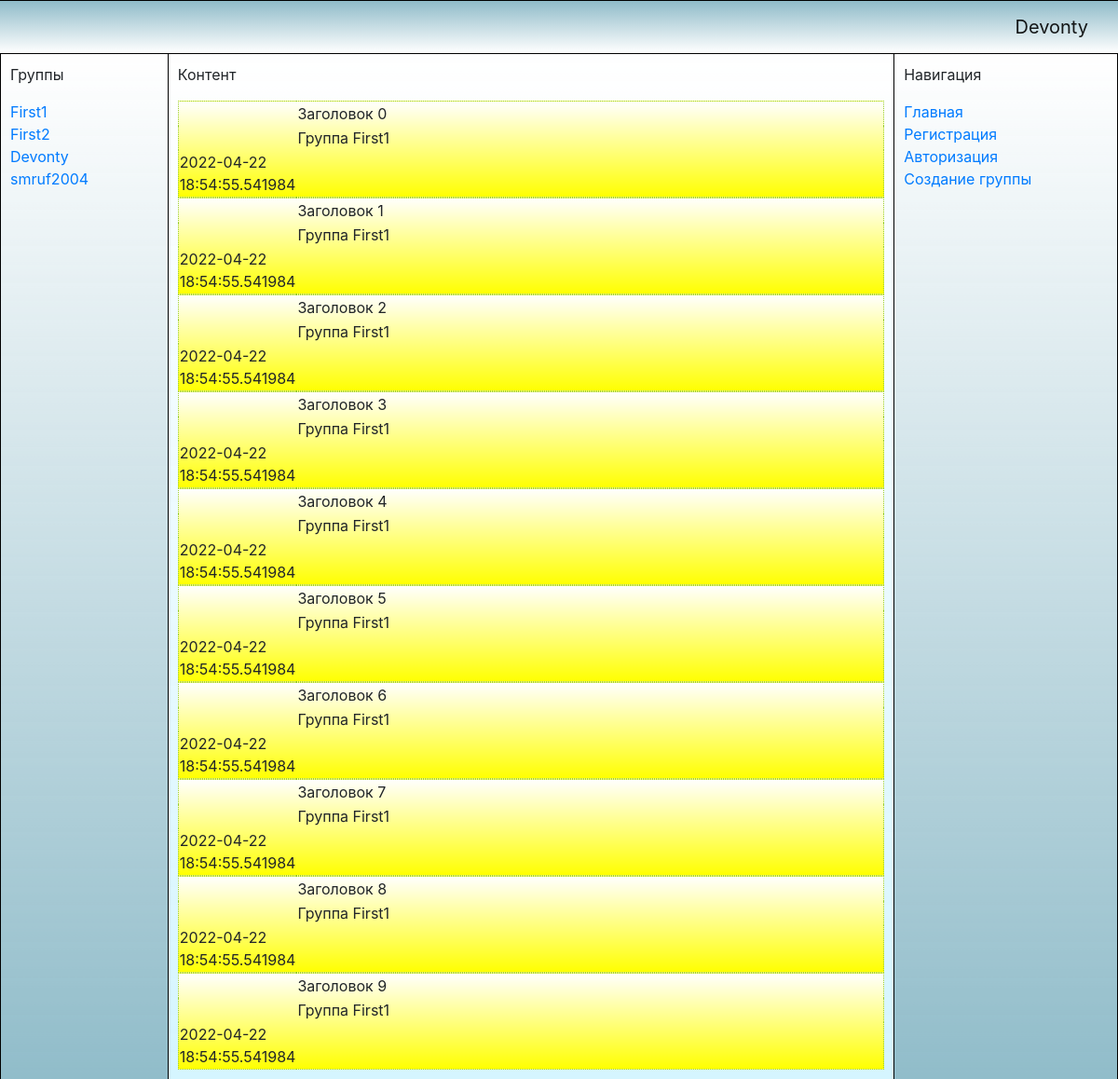
Screenshot of /group/1 (signed in) with the database file from the repository.
### data/users.py (models this page shows, shortened)
class User(SqlAlchemyBase, UserMixin):
    __tablename__ = 'users'
    id = sqlalchemy.Column(sqlalchemy.Integer, primary_key=True, autoincrement=True)
    name = sqlalchemy.Column(sqlalchemy.String, unique=True)
    email = sqlalchemy.Column(sqlalchemy.String, unique=True)
    register_datetime = sqlalchemy.Column(sqlalchemy.DateTime, default=datetime.datetime.now())
    avatar_image_url = sqlalchemy.Column(sqlalchemy.String, default=URL_DEFAULT_AVATAR)
    hashed_password = sqlalchemy.Column(sqlalchemy.String)
    admin_groups_id = sqlalchemy.Column(sqlalchemy.String, default='')
    posts = orm.relation("Post")

### data/group.py (models this page shows)
class Group(SqlAlchemyBase):
    __tablename__ = 'groups'
    id = sqlalchemy.Column(sqlalchemy.Integer, primary_key=True, autoincrement=True)
    name = sqlalchemy.Column(sqlalchemy.String, unique=True)
    create_datetime = sqlalchemy.Column(sqlalchemy.DateTime, default=datetime.datetime.now())
    description = sqlalchemy.Column(sqlalchemy.String, nullable=True, default=None)
    admin = orm.relation('User')
    admin_id = sqlalchemy.Column(sqlalchemy.Integer, sqlalchemy.ForeignKey('users.id'))

### data/posts.py (models this page shows)
class Post(SqlAlchemyBase):
    __tablename__ = 'posts'
    id = sqlalchemy.Column(sqlalchemy.Integer, primary_key=True, autoincrement=True)
    author = orm.relation('User', back_populates='posts')
    author_id = sqlalchemy.Column(sqlalchemy.Integer, sqlalchemy.ForeignKey("users.id"))
    title = sqlalchemy.Column(sqlalchemy.String)
    text = sqlalchemy.Column(sqlalchemy.String)
    post_datetime = sqlalchemy.Column(sqlalchemy.DateTime, default=datetime.datetime.now())
    image_url = sqlalchemy.Column(sqlalchemy.String, default=NOT_DEFINDED)

### main.py (the view)
@app.route('/group/<group_id>')
@login_required
def group_page(group_id):
    db_sess = db_session.create_session()
    if not db_sess.query(RelationsGroupUser).filter(RelationsGroupUser.who_id == current_user.id,
                                                    RelationsGroupUser.where_id == group_id).first():
        group = db_sess.query(Group).filter(Group.id == group_id).first()
        return render_template_moded('join_group.html', group=group)
    group_content = db_sess.query(RelationsGroupsUsersPosts).filter(
        RelationsGroupsUsersPosts.where_id == group_id).all()
    posts_id = list(map(lambda x: x.what_id, group_content))
    posts = db_sess.query(Post).filter(Post.id.in_(posts_id)).all()
    return render_template_moded('group_page.html', posts=posts)

### data/db_session.py (called while the page is built)
def create_session() -> Session:
    global __factory
    return __factory()

### main.py (called while the page is built)
def render_template_moded(*args, **kwargs):
    if current_user.is_authenticated:
        db_sess = db_session.create_session()
        groups_id = [i.where_id for i in db_sess.query(RelationsGroupUser).filter(
            RelationsGroupUser.who_id == current_user.id)]
        groups_id_name = [(str(i.id), str(i.name)) for i in
                          db_sess.query(Group).filter(Group.id.in_(groups_id))]
        kwargs['groups_id_name'] = groups_id_name
        logger.info(groups_id_name)
        logger.info(groups_id)
    return render_template(*args, **kwargs)

@login_manager.user_loader
def load_user(user_id):
    db_sess = db_session.create_session()
    return db_sess.query(User).get(user_id)

### templates/group_page.html (shortened to what this page needs)
{% extends "base.html" %}
{% block content %}
<p>Контент</p>
{% if current_user.is_authenticated%}
{% for post in posts%}
    <table class="table_posts">
        <tr>
            <td rowspan="2" colspan="1" width="10%">
            </td>
            <td> {{post.title}} </td>
        </tr>
        <tr>
            <td>{{post.text}}</td>
        </tr>
        <tr>
            <td colspan="1">{{post.post_datetime}}</td>
            <td colspan="2">
            </td>
        </tr>
    </table>
{% endfor %}
{% else %}
<p>Авторизуйтесь или Зарегестрируйтесь</p>
{% endif %}
{% endblock %}

### templates/base.html (shortened to what this page needs)
<!doctype html>
<html lang="en">
<head>
    <link rel="stylesheet" href="..\static\css\style.css">
    <link rel="stylesheet"
          href="https://stackpath.bootstrapcdn.com/bootstrap/4.4.1/css/bootstrap.min.css"
>
</head>
<body>
<header>
    <nav class="navbar navbar-light bg-light gradient top-botton-borders">
        <a class="navbar-brand" href="#">
            {% block header %}
            {% if current_user.is_authenticated %}
            <a class="navbar-brand" href="/logout">{{ current_user.name }}</a>
            {% else %}
            <p>
                <a class="btn btn-primary " href="/register">Зарегистрироваться</a>
                <a class="btn btn-success" href="/login">Войти</a>
            </p>
            {% endif %}
            {% endblock %}
        </a>
    </nav>
</header>
<table class="selector_table" align="left" valign="top">
    <tr>
        <td class="groups left-right-borders">
            {% block groups %}
            <p>Группы</p>
            {% if current_user.is_authenticated %}
            {% for group in groups_id_name%}
            <a href={{"/group/" + group[0]}}>{{group[1]}}</a><br>
            {% endfor %}
            {% endif %}
            {% endblock %}
        </td>
        <td class="content left-right-borders">
            {% block content %}{% endblock %}
        </td>
        <td class="navigate left-right-borders">
            {% block navigate %}
            <p>Навигация</p>
            <a href="/">Главная</a><br>
            <a href="/register">Регистрация</a><br>
            <a href="/login">Авторизация</a><br>
            <a href="/create_group">Создание группы</a><br>
            {% endblock %}
        </td>
    </tr>
</table>
</body>
</html>

### static/css/style.css (style rules this page uses)
.selector_table { width: 100%; height: 100%; height: 1000px; margin: auto; }
.gradient { background: #fefcea; background: linear-gradient(to top, #ffffff, #72aabbc7); padding: 10px; }
.left-right-borders { border-left: 1px solid black; border-right: 1px solid black; padding: 10px; align:top; vertical-align:top; }
.top-botton-borders { border-top: 1px solid black; border-bottom: 1px solid black; padding: 10px; }
td.groups { width: 15%; height: 100%; background: linear-gradient(to bottom, #ffffff, #72aabbc7); }
td.content { width: 65%; height: 100%; background: linear-gradient(to bottom, #ffffff, #c9f2ffc7); }
td.navigate { width: 20%; height: 100%; background: linear-gradient(to bottom, #ffffff, #72aabbc7); }
.table_posts { border: 1px dotted yellowgreen; background: linear-gradient(to bottom, white, yellow); }

### rows the page displays
User: name "Devonty"
Group: name "First1"
Group: name "First2"
Group: name "Devonty"
Group: name "smruf2004"
Post: title "Заголовок 0", text "Группа First1", post_datetime "2022-04-22 18:54:55.541984"
Post: title "Заголовок 1", text "Группа First1", post_datetime "2022-04-22 18:54:55.541984"
Post: title "Заголовок 2", text "Группа First1", post_datetime "2022-04-22 18:54:55.541984"
Post: title "Заголовок 3", text "Группа First1", post_datetime "2022-04-22 18:54:55.541984"
Post: title "Заголовок 4", text "Группа First1", post_datetime "2022-04-22 18:54:55.541984"
Post: title "Заголовок 5", text "Группа First1", post_datetime "2022-04-22 18:54:55.541984"
Post: title "Заголовок 6", text "Группа First1", post_datetime "2022-04-22 18:54:55.541984"
Post: title "Заголовок 7", text "Группа First1", post_datetime "2022-04-22 18:54:55.541984"
Post: title "Заголовок 8", text "Группа First1", post_datetime "2022-04-22 18:54:55.541984"
Post: title "Заголовок 9", text "Группа First1", post_datetime "2022-04-22 18:54:55.541984"
